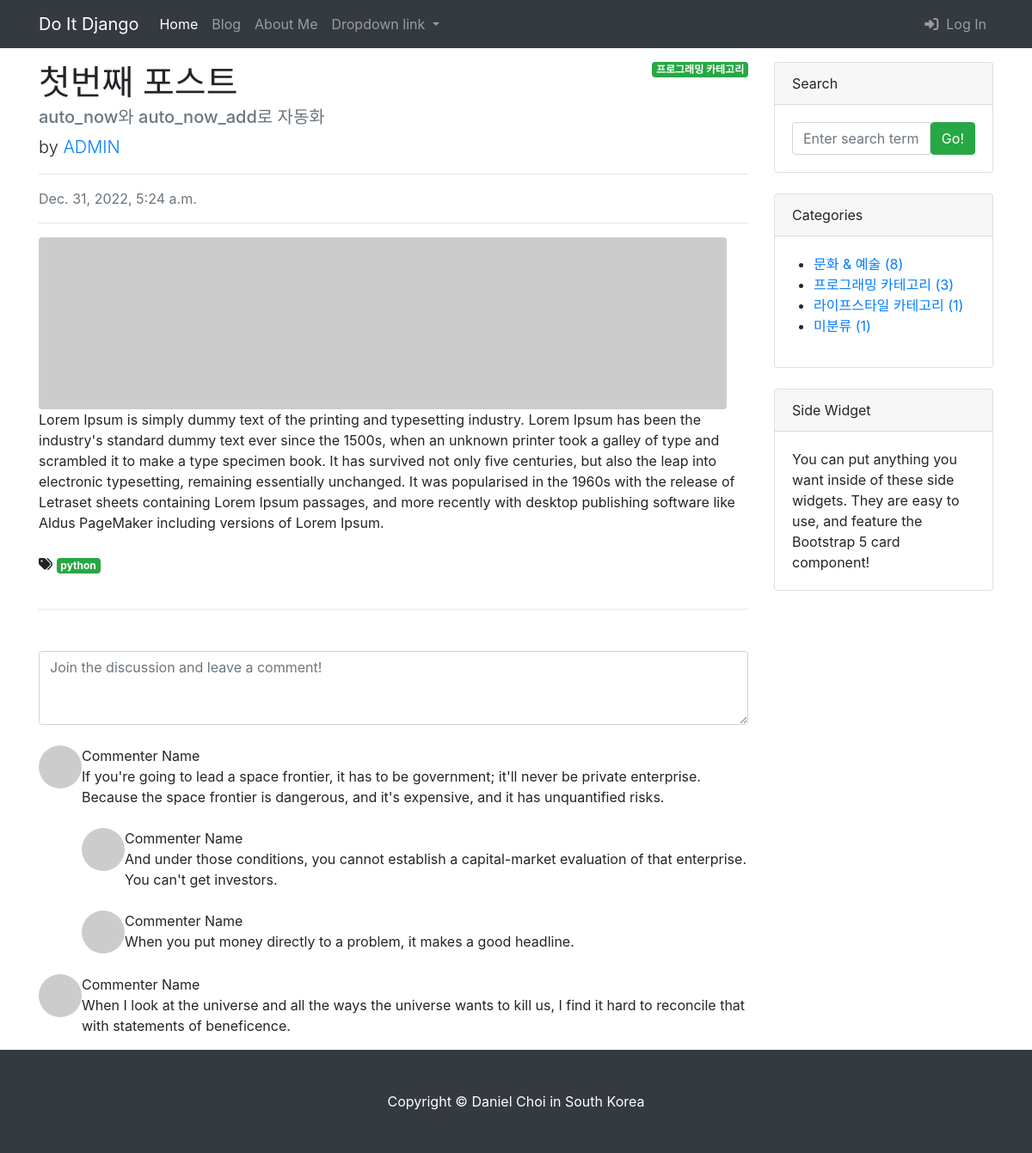
Page /blog/1/ on the committed database.
### blog/models.py (models this page shows, shortened)
class Post(models.Model):
    title = models.CharField(max_length=30)
    hook_text = models.CharField(max_length=100, blank=True)
    content = models.TextField()
    head_image = models.ImageField(
        upload_to='blog/images/%Y/%m/%d/', blank=True)
    file_upload = models.FileField(
        upload_to='blog/files/%Y/%m/%d/', blank=True)
    created_at = models.DateTimeField(auto_now_add=True)
    updated_at = models.DateTimeField(auto_now=True)
    author = models.ForeignKey(User, on_delete=models.SET_NULL, null=True)
    category = models.ForeignKey(
        Category, on_delete=models.SET_NULL, null=True, blank=True)
    tags = models.ManyToManyField(Tag, blank=True)

class Category(models.Model):
    name = models.CharField(max_length=50, unique=True)
    slug = models.SlugField(max_length=200, unique=True, allow_unicode=True)
    def __str__(self):
        return self.name
    def get_absolute_url(self):
        return f'/blog/category/{self.slug}/'
    class Meta:
        verbose_name_plural = 'Categories'

class Tag(models.Model):
    name = models.CharField(max_length=50)
    slug = models.SlugField(max_length=200, unique=True, allow_unicode=True)
    def __str__(self):
        return self.name
    def get_absolute_url(self):
        return f'/blog/tag/{self.slug}/'

### blog/views.py (the view)
# urls.py: path('<int:pk>/', views.PostDetail.as_view()),
class PostDetail(DetailView):
    model = Post
    def get_context_data(self, **kwargs):
        context = super(PostDetail, self).get_context_data()
        context['categories'] = Category.objects.all()
        context['no_category_post_count'] = Post.objects.filter(
            category=None).count()
        return context

### templates/blog/post_detail.html (shortened to what this page needs)
{% extends 'blog/base.html' %}
{% block main_area %}
<div id="post-area">
    {% if post.category %}
    <span class="badge badge-success float-right">{{ post.category }}</span>
    {% else %}
    <span class="badge badge-success float-right">미분류</span>
    {% endif %}
    <h1 class="fw-bolder mb-1">{{ post.title }}</h1>
    <h5 class="text-muted">{{ post.hook_text }}</h5>
    <p class="lead">
        by
        <a href="#">{{ post.author|upper }}</a>
    </p>
    <hr>
    <div class="text-muted fst-italic mb-2">{{ post.created_at }}</div>
    <hr>
    {% if post.head_image %}
    <img class="img-fluid rounded" src="{{ post.head_image.url }}"
        alt="{{ post.title }} head_image"/>
    {% else %}
    <img class="img-fluid rounded" src="https://picsum.photos/seed/{{ post.id }}/800/200"
        alt="random_image">
    {% endif %}
    <section class="mb-5">
        <p class="fs-5 mb-4">{{ post.content }}</p>
        {% if post.tags.exists %}
            <i class="fa-solid fa-tags"></i>
            {% for tag in post.tags.all %}
                <a href="{{ tag.get_absolute_url }}" class="badge badge-success">{{ tag }}</a>
            {% endfor %}
            <br>
            <br>
        {% endif %}
        <hr>
    </section>
</div>
<div id="comment-area">
    <form class="mb-4"><textarea class="form-control" rows="3" placeholder="Join the discussion and leave a comment!"></textarea></form>
    <div class="d-flex mb-4">
        <div class="flex-shrink-0"><img class="rounded-circle" src="https://dummyimage.com/50x50/ced4da/6c757d.jpg" alt="..." /></div>
        <div class="ms-3">
            <div class="fw-bold">Commenter Name</div>
            If you're going to lead a space frontier, it has to be government; it'll never be private enterprise. Because the space frontier is dangerous, and it's expensive, and it has unquantified risks.
            <div class="d-flex mt-4">
                <div class="flex-shrink-0"><img class="rounded-circle" src="https://dummyimage.com/50x50/ced4da/6c757d.jpg" alt="..." /></div>
                <div class="ms-3">
                    <div class="fw-bold">Commenter Name</div>
                    And under those conditions, you cannot establish a capital-market evaluation of that enterprise. You can't get investors.
                </div>
            </div>
            <div class="d-flex mt-4">
                <div class="flex-shrink-0"><img class="rounded-circle" src="https://dummyimage.com/50x50/ced4da/6c757d.jpg" alt="..." /></div>
                <div class="ms-3">
                    <div class="fw-bold">Commenter Name</div>
                    When you put money directly to a problem, it makes a good headline.
                </div>
            </div>
        </div>
    </div>
    <div class="d-flex">
        <div class="flex-shrink-0"><img class="rounded-circle" src="https://dummyimage.com/50x50/ced4da/6c757d.jpg" alt="..." /></div>
        <div class="ms-3">
            <div class="fw-bold">Commenter Name</div>
            When I look at the universe and all the ways the universe wants to kill us, I find it hard to reconcile that with statements of beneficence.
        </div>
    </div>
</div>
{% endblock  %}

### templates/blog/base.html (shortened to what this page needs)
<!DOCTYPE html>
{% load static %}
<html lang="ko">
<head>
    <link href="{% static 'blog/bootstrap/bootstrap.min.css' %}" media="screen" rel="stylesheet" type="text/css">
</head>
<body>
    {% include 'blog/navbar.html' %}
    <div class="container my-3">
        <div class="row">
            <div class="col-md-8 col-lg-9" id="main-area">
                {% block main_area %}
                {% endblock  %}
            </div>
            <div class="col-md-4 col-lg-3">
                <div class="card mb-4">
                    <div class="card-header">Search</div>
                    <div class="card-body">
                        <div class="input-group">
                            <input class="form-control" type="text" placeholder="Enter search term..."
                                aria-label="Enter search term..." aria-describedby="button-search" />
                            <button class="btn btn-success" id="button-search" type="button">Go!</button>
                        </div>
                    </div>
                </div>
                <div class="card mb-4" id="categories-card">
                    <div class="card-header">Categories</div>
                    <div class="card-body">
                        <div class="row">
                            <ul>
                                {% for category in categories %}
                                <li>
                                    <a href="{{ category.get_absolute_url }}">
                                        {{ category }} ({{ category.post_set.count }})</a>
                                </li>
                                {% endfor %}
                                <li>
                                    <a href="/blog/category/no_category/">
                                        미분류 ({{ no_category_post_count }})</a>
                                </li>
                            </ul>
                        </div>
                    </div>
                </div>
                <div class="card mb-4">
                    <div class="card-header">Side Widget</div>
                    <div class="card-body">You can put anything you want inside of these side widgets. They are easy to use, and feature the Bootstrap 5 card component!</div>
                </div>
            </div>
        </div>
    </div>
    {% include 'blog/footer.html' %}
</body>
</html>

### rows in the picture
Post: category "프로그래밍 카테고리", title "첫번째 포스트", hook_text "auto_now와 auto_now_add로 자동화", author "ADMIN", created_at "Dec. 31, 2022, 5:24 a.m.", content "Lorem Ipsum is simply dummy text of the printing and typesetting industry. Lorem Ipsum has been the industry's standard dummy text ever since the 1500s, when an unknown printer took a galley of type and scrambled it to make a type specimen book. It has survived not only five centuries, but also the leap into electronic typesetting, remaining essentially unchanged. It was popularised in the 1960s with the release of Letraset sheets containing Lorem Ipsum passages, and more recently with desktop publishing software like Aldus PageMaker including versions of Lorem Ipsum."
Tag: name "python"
Category: name "문화 & 예술", post_set.count "8"
Category: name "프로그래밍 카테고리", post_set.count "3"
Category: name "라이프스타일 카테고리", post_set.count "1"

### other values in the picture
{{ no_category_post_count }} "1"
